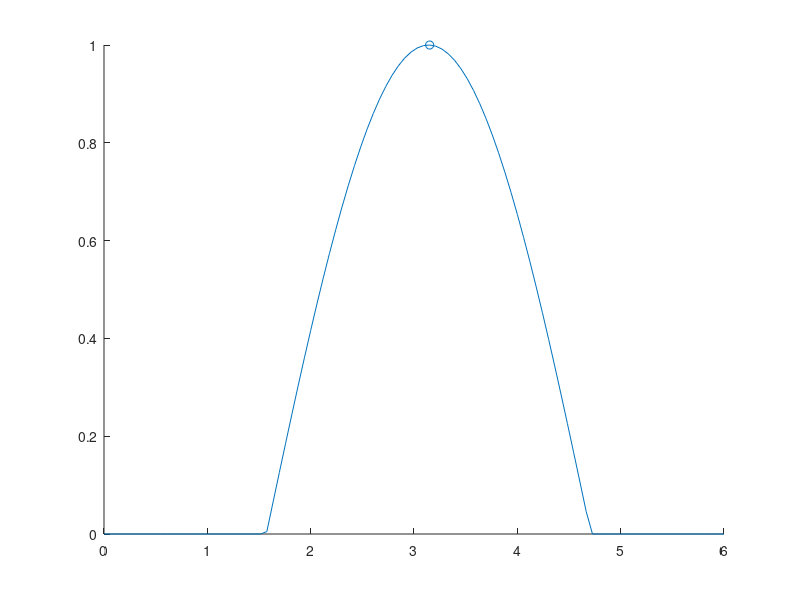

Here is the MATLAB script that generated this plot:
clear
clc
close all

%% apartat A
x = linspace(0,6,100); 
y = cos(x).*(-1); 
y(y<0) = 0; 
[y_max, index_max] = max(y); 
x_max = x(index_max); 
figure
hold on
plot(x, y)
scatter(x_max, y_max)